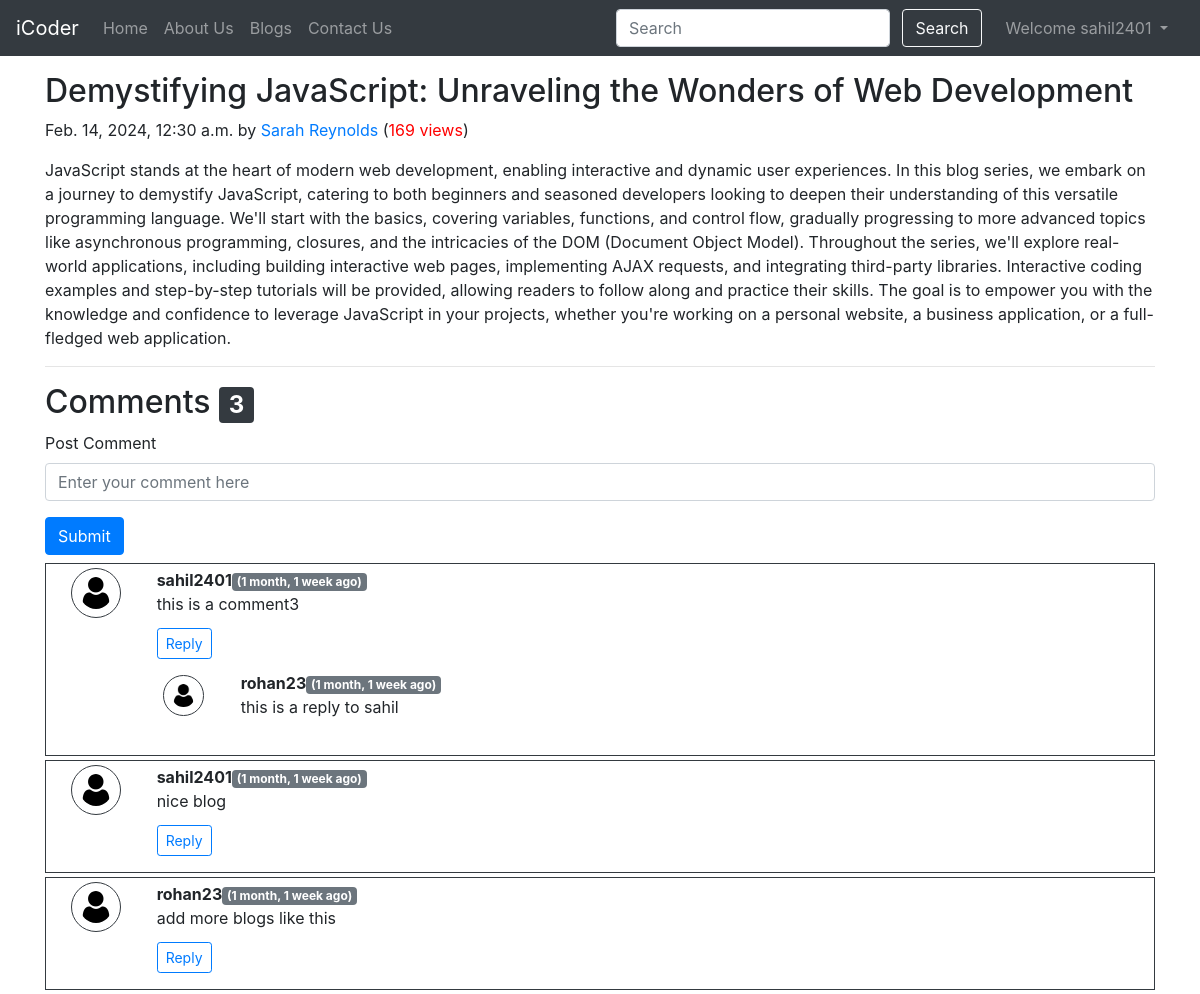
The app's page /blogs/javascript (signed in) with its own data.
### blog/models.py (models this page shows, shortened)
class Post(models.Model):
    sno = models.AutoField(primary_key=True)
    title = models.CharField(max_length=250)
    author = models.CharField(max_length=100)
    content = models.TextField()
    slug = models.CharField(max_length=100)
    views = models.IntegerField(default=20)
    timeStamp = models.DateTimeField(blank=True)

class BlogComment(models.Model):
    sno = models.AutoField(primary_key=True)
    comment = models.TextField()
    user = models.ForeignKey(User,on_delete=models.CASCADE)
    post = models.ForeignKey(Post,on_delete=models.CASCADE)
    parent = models.ForeignKey('self',on_delete=models.CASCADE,null=True)
    timeStamp = models.DateTimeField(default=now)
    def __str__(self):
        return self.comment[0:15] + "..." + " by " + self.user.username

### blog/views.py (the view)
# urls.py: path('<str:slug>',views.blogPost,name='blogPost'),
def blogPost(request,slug):
    post = Post.objects.filter(slug=slug).first()
    post.views = post.views + 1
    post.save()
    comments = BlogComment.objects.filter(post=post,parent=None)
    replies = BlogComment.objects.filter(post=post).exclude(parent=None)
    repDict = {}
    for reply in replies:
        if reply.parent.sno not in repDict.keys():
            repDict[reply.parent.sno] = [reply]
        else:
            repDict[reply.parent.sno].append(reply)
    print(repDict)
    context = {'post':post,'comments':comments,'user':request.user,'replyDict':repDict}
    return render(request,'blog/blogPost.html',context)

### blog/templatetags/extras.py (called while the page is built)
@register.filter(name='get_val')
def get_val(dict,key):
    return dict.get(key)

### templates/blog/blogPost.html (shortened to what this page needs)
{% extends "base.html" %}
{% block body %}
{% load humanize %}
{% load extras %}
<div class="container my-3">
    <h2 class="blog-post-title">{{post.title}}</h2>
    <p class="blog-post-meta">{{post.timeStamp}} by <a href="/about">{{post.author}}</a> (<span style="color: red;">{{post.views}} views</span>)</p>
    <p>{{post.content|safe}}</p>
    <hr>
</div>
<div class="container">
    <h2>Comments <span class="badge badge-dark">{{comments.count}}</span></h2>
    <div class="my-2">
        {% if user.is_authenticated %}
        <form action="/blogs/postComment" method="post"> {% csrf_token %}
            <div class="form-group">
                <label for="comment">Post Comment</label>
                <input type="text" class="form-control" name="comment" id="comment"
                    placeholder="Enter your comment here">
            </div>
            <button type="submit" class="btn btn-primary">Submit</button>
        </form>
        {% else %}
        <p><b>Please Login to post the comment</b></p>
        {% endif %}
    </div>
    {% for comment in comments %}
    <div class="row my-1 mx-0 border border-dark p-1">
        <div class="col-md-1">
            <img class="rounded mx-auto d-block p-2 border border-dark rounded-circle " style=" width: 50px;"
                src="/static/img/user.png" alt="">
        </div>
        <div class="col-md-11 ">
            <b>{{comment.user.username}}</b><span class="badge badge-secondary">({{comment.timeStamp |naturaltime}})</span>
            <div>{{comment.comment}}</div>
            <div class="reply mx-0 mt-2">
                {% if user.is_authenticated %}
                <button class="btn btn-sm btn-outline-primary my-1" type="button" data-toggle="collapse"
                    data-target="#replyBox{{comment.sno}}" aria-expanded="false" aria-controls="collapseExample">
                    Reply
                </button>
                {% else %}
                <button class="btn btn-sm btn-outline-primary my-1" type="button" data-toggle="collapse"
                    data-target="#replyBox{{comment.sno}}" aria-expanded="false" aria-controls="collapseExample"
                    disabled>
                    Login to Reply
                </button>
                {% endif %}
                <div class="replies my-2">
                    {% for reply in replyDict|get_val:comment.sno %}
                    <div class="row my-2">
                        <div class="col-md-1">
                            <img class="rounded mx-auto d-block p-2 border border-dark rounded-circle  w-75 my-1"
                                style=" width: 50px;" src="/static/img/user.png" alt="">
                        </div>
                        <div class="col-md-11">
                            <b>{{reply.user.username}}</b><span class="badge badge-secondary">({{reply.timeStamp | naturaltime}})</span>
                            <div>{{reply.comment}}</div>
                            <br>
                        </div>
                    </div>
                    {% endfor %}
                </div>
            </div>
        </div>
    </div>
    {% endfor %}
</div>
{% endblock body %}

### templates/base.html (shortened to what this page needs)
<!doctype html>
<html lang="en">
<head>
  <link rel="stylesheet" href="https://cdn.jsdelivr.net/npm/bootstrap@4.6.2/dist/css/bootstrap.min.css"
>
</head>
<body>
  <nav class="navbar navbar-expand-lg navbar-dark bg-dark">
    <a class="navbar-brand" href="/">iCoder</a>
    <div class="collapse navbar-collapse" id="navbarSupportedContent">
      <ul class="navbar-nav mr-auto">
        <li class="nav-item {% block homeactive %}{% endblock homeactive %}">
          <a class="nav-link" href="/">Home <span class="sr-only">(current)</span></a>
        </li>
        <li class="nav-item {% block aboutactive %}{% endblock aboutactive %}">
          <a class="nav-link" href="/about">About Us</a>
        </li>
        <li class="nav-item {% block blogactive %}{% endblock blogactive %}">
          <a class="nav-link" href="/blogs">Blogs</a>
        </li>
        <li class="nav-item {% block contactactive %}{% endblock contactactive %}">
          <a class="nav-link" href="/contact">Contact Us</a>
        </li>
      </ul>
      <div class="ml-auto form-inline ">
      <form method="get" action="/search" class="my-2 my-lg-0">
        <input class="form-control mr-sm-2" type="search" placeholder="Search" aria-label="Search" name="query"
          id="query">
        <button class="btn btn-outline-light my-2 my-sm-0 mr-3" type="submit">Search</button>
      </form>
      {% if user.is_authenticated %}
      <ul class="navbar-nav mr-2">
        <li class="nav-item dropdown">
          <a class="nav-link dropdown-toggle" href="#" role="button" data-toggle="dropdown" aria-expanded="false">
           Welcome {{request.user}}
          </a>
        </li>
      </ul>
      {% endif %}
  </nav>
  {% block body %}{% endblock body %}
</body>
</html>

### records on screen
Post: title "Demystifying JavaScript: Unraveling the Wonders of Web Development", timeStamp "Feb. 14, 2024, 12:30 a.m.", author "Sarah Reynolds", views "169", content "JavaScript stands at the heart of modern web development, enabling interactive and dynamic user experiences. In this blog series, we embark on a journey to demystify JavaScript, catering to both beginners and seasoned developers looking to deepen their understanding of this versatile programming language. We'll start with the basics, covering variables, functions, and control flow, gradually progressing to more advanced topics like asynchronous programming, closures, and the intricacies of the DOM (Document Object Model). Throughout the series, we'll explore real-world applications, including building interactive web pages, implementing AJAX requests, and integrating third-party libraries.…"
BlogComment: user.username "sahil2401", timeStamp "1 month, 1 week ago", comment "this is a comment3"
BlogComment: user.username "rohan23", timeStamp "1 month, 1 week ago", comment "this is a reply to sahil"
BlogComment: user.username "sahil2401", timeStamp "1 month, 1 week ago", comment "nice blog"
BlogComment: user.username "rohan23", timeStamp "1 month, 1 week ago", comment "add more blogs like this"

### other values on screen
{{ request.user }} "sahil2401"
{{ comments.count }} "3"
